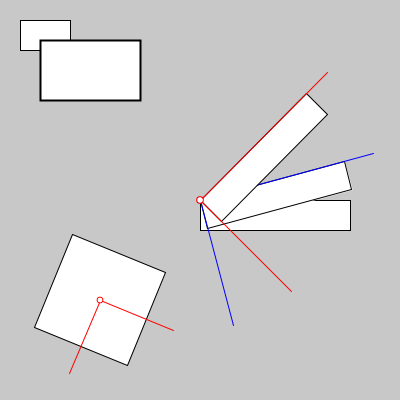
Frame 1 (no input)
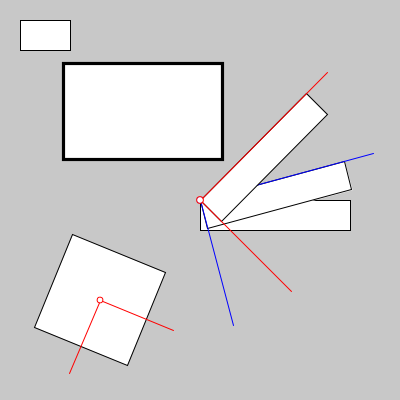
Frame 60 (the mouse pressed at the canvas centre just before this capture)
Frame 120 (the mouse held since frame 60 and released just before this capture): identical to frame 60, image omitted

The Processing sketch that drew these frames (run headless with seeded random() and noise(); from frame 60 on, the mouse is pressed at the canvas centre):

// Processing sketch: push
// ── push.pde
float esc;

void setup(){
  size(400,400);
  smooth();
  esc = 2;
  
}


void draw(){
  background(200);
  
  pushMatrix(); 
  stroke(0);
  rect(20, 20, 50, 30);
  
  scale(esc); 
  
  
  
  if (esc < 9){
    esc +=0.02;
  }
  
  rect(20, 20, 50, 30);
  

  
  popMatrix(); 

  pushMatrix(); 
  translate(200, 200); 
  rect(0, 0, 150, 30);
  rotate(radians(-15));

  rect(0, 0, 150, 30);
        stroke(0,0,255);
        line(0,0, 180,0);
        line(0,0, 0, 130);
        ellipse(0,0,6,6);
        stroke(0); 

  rotate(radians(-30));
  rect(0, 0, 150, 30); 
        stroke(255,0,0);
        line(0,0, 180,0);
        line(0,0, 0, 130);
        ellipse(0,0,6,6);
        stroke(0);
  popMatrix();


  pushMatrix(); 
  translate(100, 300);
  rotate(PI/8);
  rect(-50, -50, 100, 100);  
        stroke(255,0,0);
        line(0,0, 80,0);
        line(0,0, 0,80);
        ellipse(0,0,6,6);
  popMatrix();
}

void mousePressed() {
  esc =2;
}
